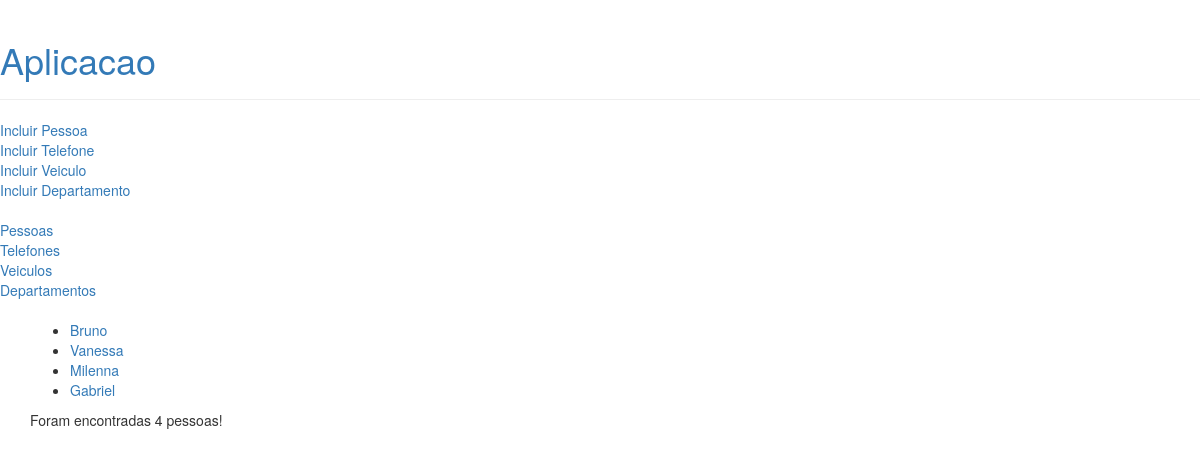
/pessoas/, run on an earlier commit of the app's database.
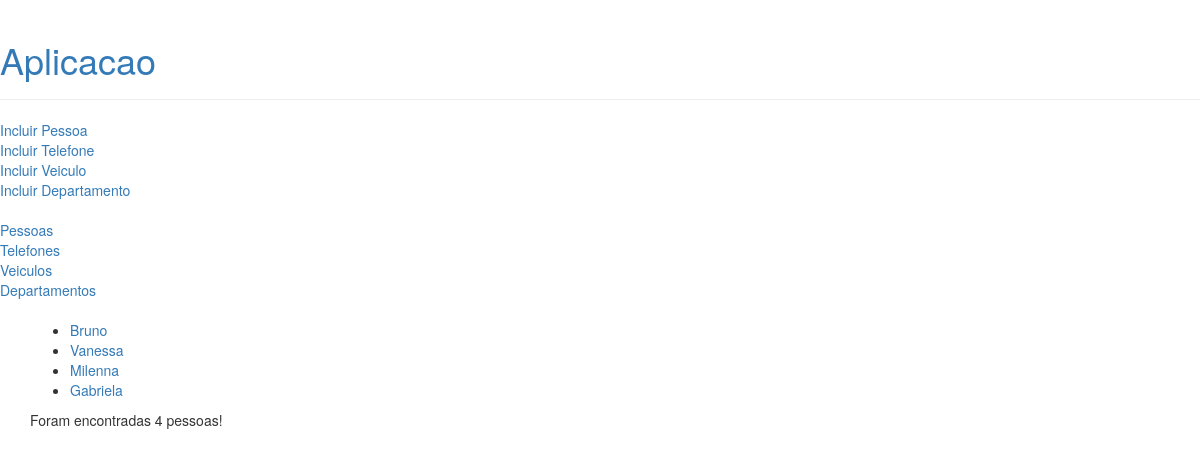
And on a later commit of the database.
### aplicacao/models.py (models this page shows, shortened)
class Pessoa(models.Model):
    nome = models.CharField(max_length=30)
    sobrenome = models.CharField(max_length=30)
    idade = models.IntegerField(null=True)
    cpf = models.IntegerField(null=True)
    depto_atual = models.ForeignKey(
        Departamento,
        on_delete=models.RESTRICT,
        null=True
    )
    hist_deptos = models.ManyToManyField(
        Departamento,
        related_name='hist_pessoa_depto'
    )
    depto_chefia = models.OneToOneField(
        Departamento,
        on_delete=models.RESTRICT,
        null=True,
        related_name='chefia_dpto',
        blank=True
    )
    OPCOES_SEXO = [
        ('M','Masculino'),
        ('F','Feminino'),
        ('I','Indefinido')
    ]
    sexo = models.CharField(
        max_length=1,
        choices=OPCOES_SEXO,
        default='I'
    )
    objects = PessoaManager()

### aplicacao/views/viewspessoas.py (the view)
# urls.py: path('pessoas/', viewspessoas.pessoas, name='pessoas'),
def pessoas(request):
    db_pessoas = Pessoa.objects.todos().values()
    payload = { 'todaspessoas' : list(db_pessoas) }
    template = loader.get_template('pessoa/listarpessoas.html')
    return HttpResponse(template.render(payload, request))

### aplicacao/models.py (called while the page is built)
    def todos(self):
        result = self.all()
        return result

### aplicacao/templates/pessoa/listarpessoas.html
{% extends 'base.html' %}
{% block content %}
	{% if todaspessoas %}
		<ul>
		{% for p in todaspessoas %}
			<li><a href="/aplicacao/pessoa/{{ p.id }}">{{ p.nome }}</a></li>
		{% endfor %}
        </ul>
		<footer>Foram encontradas {{ todaspessoas | length }} pessoas!</footer>
	{% else %}
		<p>Não há pessoas cadastradas na aplicacão.</p>
	{% endif %}
{% endblock %}

What changed in the data, as far as the page shows it:
changed Pessoa: nome "Gabriel" → "Gabriela"
